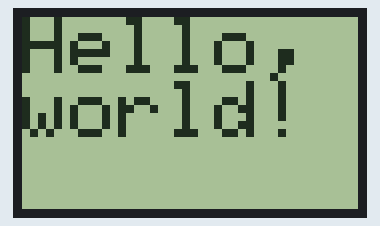
Simulated run of this sketch. Board: Arduino Uno, built with avr-gcc and run on an emulated ATmega328P. On the bench: 84×48 one-colour display.

Above: at 0.1 s.

The sketch:

sketch_mar21a.ino
```cpp
#include <Adafruit_PCD8544.h>
#include <print.h>
int8_t sclk_pin  = 3;
int8_t din_pin = 4;
int8_t dc_pin = 5;
int8_t cs_pin = 6;
int8_t rst_pin = 7;
Adafruit_PCD8544 display = Adafruit_PCD8544(7, 6, 5, 4, 3);
void setup() {
   display.begin();
     display.clearDisplay();
  // init done

  // you can change the contrast around to adapt the display
  // for the best viewing!
  display.setContrast(75);


  // text display tests
  display.setTextSize(2);
  display.setTextColor(BLACK);
  display.setCursor(0,0);
  display.println("Hello, world!");
  display.display();
  delay(2000);

}
void loop() {
}
```
